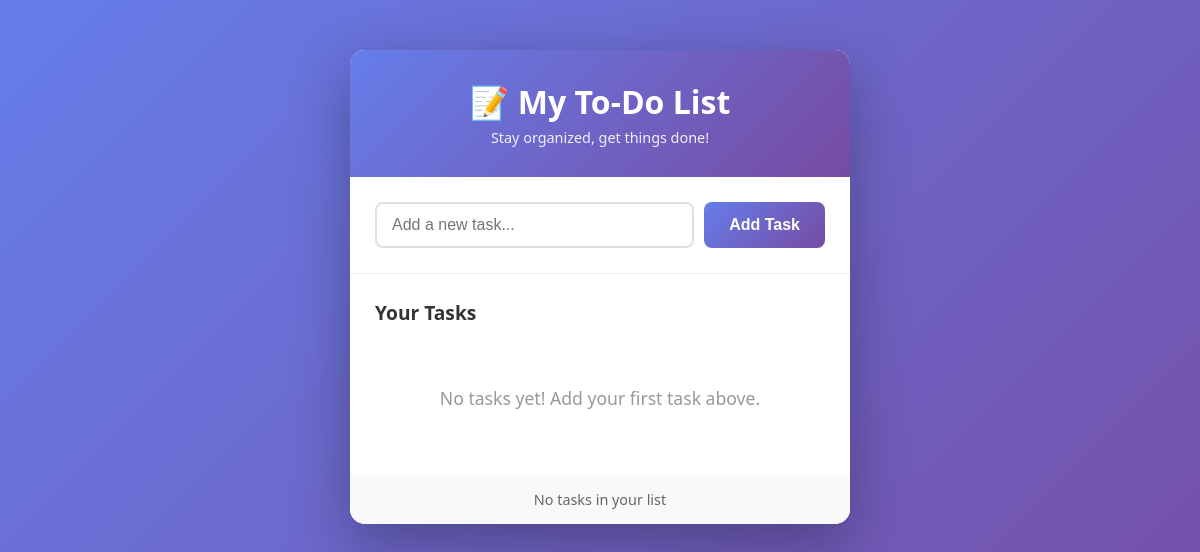
Before: / with the older database file.
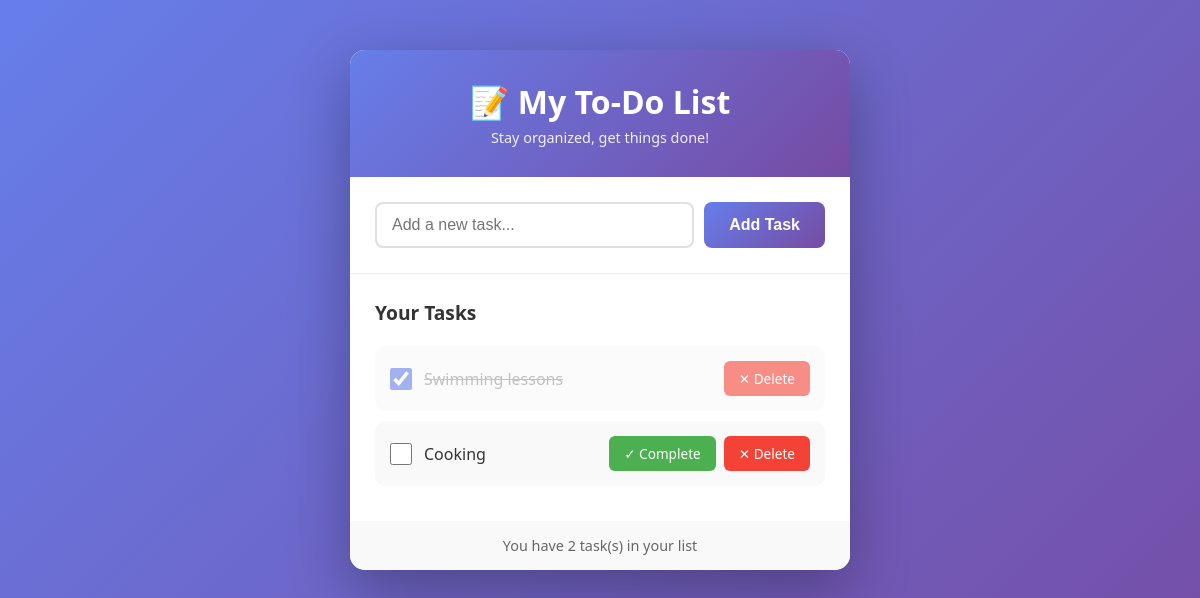
After: the same page with the newer database file.
### to_do_list/models.py (models this page shows, shortened)
class Task(models.Model):
    title = models.CharField(max_length=1000)
    completed = models.BooleanField(default=False)
    deadline = models.DateTimeField(null=True, blank=True) #custom dates

### to_do_list/views.py (the view)
# urls.py: path('',views.task_list,name="home"),
def task_list(request):
    tasks = Task.objects.all()  # Get all the tasks from the database
    if request.method == 'POST':
        title = request.POST.get('title') #get the title from the form
        if title:#if we have gotten the title
            Task.objects.create(title=title) #create a new task in the database
        return redirect("home") #redirect to the task list page
    return render(request,"todo.html",{"tasks":tasks}) #render the task list page and pass the tasks to the template

### to_do_list/templates/todo.html (shortened to what this page needs)
<!DOCTYPE html>
<html lang="en">
<head>
</head>
<body>
    <div class="container">
        <div class="header">
            <h1>📝 My To-Do List</h1>
            <p>Stay organized, get things done!</p>
        </div>
        <div class="form-section">
            <form class="task-form" method="POST" action="{% url 'home' %}">
                <input type="text" name="title" placeholder="Add a new task..." required>
                <button type="submit">Add Task</button>
            </form>
        </div>
        <div class="tasks-section">
            <h2>Your Tasks</h2>
            {% if tasks %}
            <ul class="task-list">
                {% for task in tasks %}
                <li class="task-item {% if task.completed %}completed{% endif %}">
                    <div class="task-info">
                        <input type="checkbox" class="task-checkbox" {% if task.completed %}checked{% endif %} data-url="{% url 'complete' task.id %}" onclick="window.location.href=this.getAttribute('data-url')">
                        <span class="task-title">{{ task.title }}</span>
                    </div>
                    <div class="task-actions">
                        {% if not task.completed %}
                        <a href="{% url 'complete' task.id %}" class="btn-complete">✓ Complete</a>
                        {% endif %}
                        <a href="{% url 'delete' task.id %}" class="btn-delete">✕ Delete</a>
                    </div>
                </li>
                {% endfor %}
            </ul>
            {% else %}
            <div class="empty-state">
                <p>No tasks yet! Add your first task above.</p>
            </div>
            {% endif %}
        </div>
        <div class="task-count">
            {% if tasks %}
                You have {{ tasks|length }} task(s) in your list
            {% else %}
                No tasks in your list
            {% endif %}
        </div>
    </div>
</body>
</html>

### to_do_list/templates/todo.html (style rules this page uses)
* { margin: 0; padding: 0; box-sizing: border-box; }
body { font-family: 'Segoe UI', Tahoma, Geneva, Verdana, sans-serif; background: linear-gradient(135deg, #667eea 0%, #764ba2 100%); min-height: 100vh; display: flex; justify-content: center; align-items: flex-start; padding: 50px 20px; }
.container { background: white; border-radius: 15px; box-shadow: 0 20px 60px rgba(0, 0, 0, 0.3); width: 100%; max-width: 500px; overflow: hidden; }
.header { background: linear-gradient(135deg, #667eea 0%, #764ba2 100%); color: white; padding: 30px; text-align: center; }
.header h1 { font-size: 2rem; font-weight: 600; margin-bottom: 5px; }
.header p { opacity: 0.9; font-size: 0.9rem; }
.form-section { padding: 25px; border-bottom: 1px solid #eee; }
.task-form { display: flex; gap: 10px; }
.task-form input[type="text"] { flex: 1; padding: 12px 15px; border: 2px solid #e0e0e0; border-radius: 8px; font-size: 1rem; transition: border-color 0.3s ease; }
.task-form button { padding: 12px 25px; background: linear-gradient(135deg, #667eea 0%, #764ba2 100%); color: white; border: none; border-radius: 8px; font-size: 1rem; font-weight: 600; cursor: pointer; transition: transform 0.2s ease, box-shadow 0.2s ease; }
.tasks-section { padding: 25px; }
.tasks-section h2 { font-size: 1.2rem; color: #333; margin-bottom: 20px; }
.task-list { list-style: none; }
.task-item { display: flex; align-items: center; justify-content: space-between; padding: 15px; margin-bottom: 10px; background: #f9f9f9; border-radius: 10px; transition: all 0.3s ease; }
.task-item.completed { opacity: 0.6; }
.task-item.completed .task-title { text-decoration: line-through; color: #999; }
.task-info { display: flex; align-items: center; gap: 12px; flex: 1; }
.task-checkbox { width: 22px; height: 22px; cursor: pointer; accent-color: #667eea; }
.task-title { font-size: 1rem; color: #333; transition: all 0.3s ease; }
.task-actions { display: flex; gap: 8px; }
.btn-complete, .btn-delete { padding: 8px 15px; border: none; border-radius: 6px; font-size: 0.85rem; cursor: pointer; transition: all 0.3s ease; text-decoration: none; }
.btn-complete { background: #4CAF50; color: white; }
.btn-delete { background: #f44336; color: white; }
.task-count { text-align: center; padding: 15px; background: #f9f9f9; color: #666; font-size: 0.9rem; }

Changed rows visible on the page:
added Task: completed "☑", title "Swimming lessons"
added Task: title "Cooking", shows "✓ Complete"
Other visible differences:
{{ tasks|length }}: (not shown) → "2"
text no longer shown: "No tasks yet! Add your first task above. No tasks in your list"
text now shown: "You have task(s) in your list"
